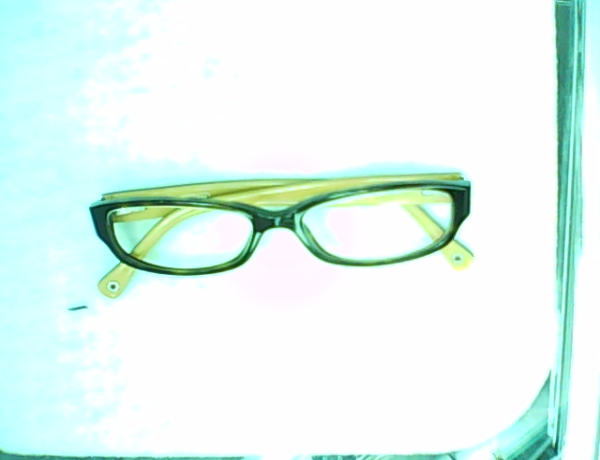
#> input picture Images/02384fec05b883d09b4d8ac0a8dc154e.png, 600 x 460 px
$ python object_size.py --image Images/02384fec05b883d09b4d8ac0a8dc154e.png   (older library calls are emulated)
#> lines starting #> are read from the running program, lines starting #| are printed output that depends on the picture; after the words box and inside, x2 and y2 are one past the last pixel; in counts of white or black regions, pixels touching at a corner belong together
#> further down, image is the input picture: shape (460, 600, 3); mean B, G, R 241.5, 246.5, 227.9
# USAGE
# python object_size.py --image images/example_01.png --width 0.955
# python object_size.py --image images/example_02.png --width 0.955
# python object_size.py --image images/example_03.png --width 3.5
# python object_size.py --image images/img2.png --width 3.5
# python object_size.py --image Images/img01.png

import sys

sys.path.append('/usr/local/lib/python2.7/site-packages')

# import the necessary packages
from scipy.spatial import distance as dist
from imutils import perspective
from imutils import contours
import numpy as np
import argparse
import imutils
import cv2
import json

def midpoint(ptA, ptB):
	return ((ptA[0] + ptB[0]) * 0.5, (ptA[1] + ptB[1]) * 0.5)

def imgDimensionGen(image, name):
#> called with name = '/02384fec05b883d09b4d8ac0a8dc154e.png'
	gray = cv2.cvtColor(image, cv2.COLOR_BGR2GRAY)
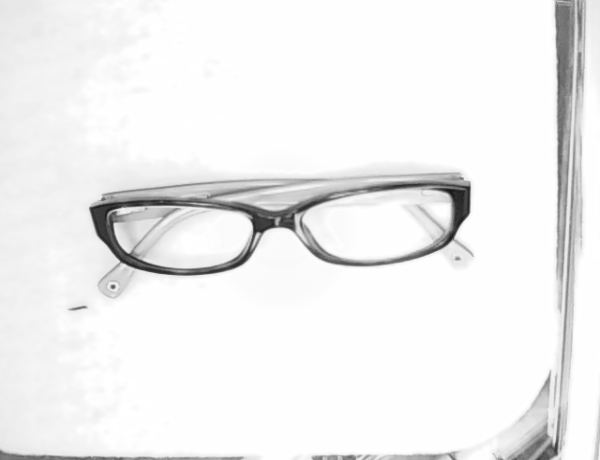
#> gray: shape (460, 600); min 20, max 255, mean 240.2
	gray = cv2.GaussianBlur(gray, (7, 7), 0)

	# perform edge detection, then perform a dilation + erosion to
	# close gaps in between object edges
	edged = cv2.Canny(gray, 50, 100)
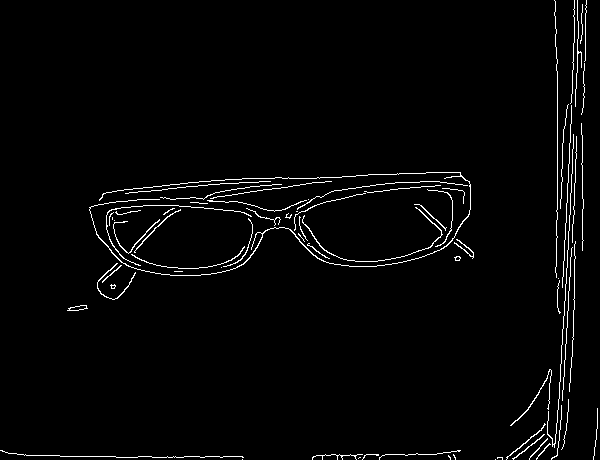
#> edged: shape (460, 600); 2.3% white in thin lines or dots
	edged = cv2.dilate(edged, None, iterations=1)
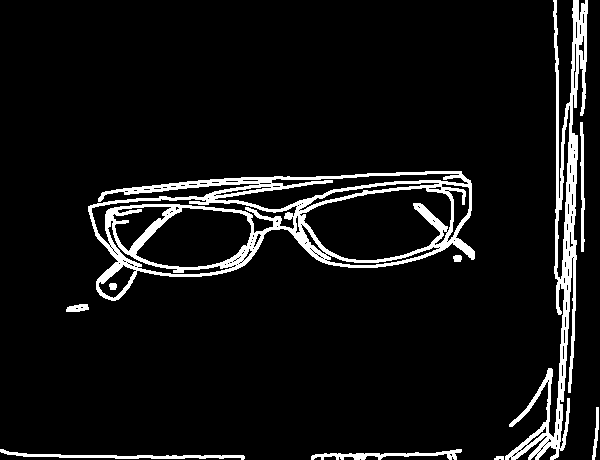
#> edged: shape (460, 600); 7.4% white; 10 white regions, largest, box (x1, y1, x2, y2) and area: (88, 171, 475, 301) 11185, (505, 0, 588, 460) 6969, (0, 449, 245, 460) 780
	edged = cv2.erode(edged, None, iterations=1)
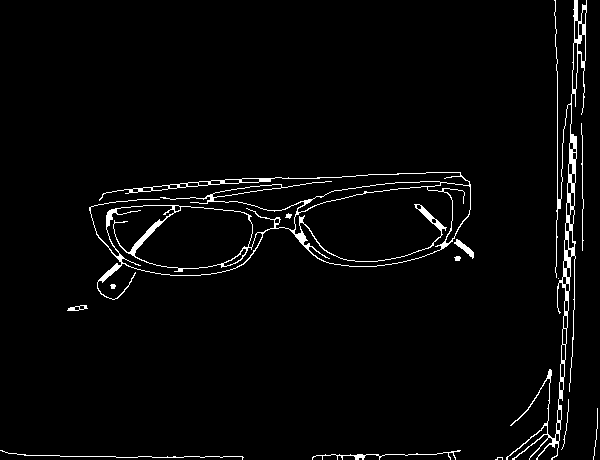
#> edged: shape (460, 600); 2.9% white in thin lines or dots

	# find contours in the edge map
	cnts = cv2.findContours(edged.copy(), cv2.RETR_EXTERNAL,
	cv2.CHAIN_APPROX_SIMPLE)
#> cnts = 14 contours, 9 with area under 20; largest, box (x1, y1, x2, y2) and area: (89, 172, 471, 300) 21869, (506, 0, 587, 460) 2606, (454, 239, 474, 259) 104, (312, 450, 461, 460) 64, (67, 305, 88, 311) 62
	cnts = cnts[0] if imutils.is_cv2() else cnts[1]

	# sort the contours from left-to-right and initialize the
	# 'pixels per metric' calibration variable
	(cnts, _) = contours.sort_contours(cnts)
	pixelsPerMetric = None

	# loop over the contours individually
	for c in cnts:
		# if the contour is not sufficiently large, ignore it
		if cv2.contourArea(c) < 100:
			continue

		# compute the rotated bounding box of the contour
		orig = image.copy()
		box = cv2.minAreaRect(c)
		box = cv2.cv.BoxPoints(box) if imutils.is_cv2() else cv2.boxPoints(box)
		box = np.array(box, dtype="int")

		# order the points in the contour such that they appear
		# in top-left, top-right, bottom-right, and bottom-left
		# order, then draw the outline of the rotated bounding
		# box
		box = perspective.order_points(box)
		cv2.drawContours(orig, [box.astype("int")], -1, (0, 255, 0), 2)

		# loop over the original points and draw them
		for (x, y) in box:
			cv2.circle(orig, (int(x), int(y)), 5, (0, 0, 255), -1)

			# unpack the ordered bounding box, then compute the midpoint
			# between the top-left and top-right coordinates, followed by
			# the midpoint between bottom-left and bottom-right coordinates
			(tl, tr, br, bl) = box
			(tltrX, tltrY) = midpoint(tl, tr)
			(blbrX, blbrY) = midpoint(bl, br)

			# compute the midpoint between the top-left and top-right points,
			# followed by the midpoint between the top-righ and bottom-right
			(tlblX, tlblY) = midpoint(tl, bl)
			(trbrX, trbrY) = midpoint(tr, br)

			# draw the midpoints on the image
			cv2.circle(orig, (int(tltrX), int(tltrY)), 5, (255, 0, 0), -1)
			cv2.circle(orig, (int(blbrX), int(blbrY)), 5, (255, 0, 0), -1)
			cv2.circle(orig, (int(tlblX), int(tlblY)), 5, (255, 0, 0), -1)
			cv2.circle(orig, (int(trbrX), int(trbrY)), 5, (255, 0, 0), -1)

			# draw lines between the midpoints
			cv2.line(orig, (int(tltrX), int(tltrY)), (int(blbrX), int(blbrY)),
			(255, 0, 255), 2)
			cv2.line(orig, (int(tlblX), int(tlblY)), (int(trbrX), int(trbrY)),
			(255, 0, 255), 2)

			# compute the Euclidean distance between the midpoints
			dA = dist.euclidean((tltrX, tltrY), (blbrX, blbrY))
			dB = dist.euclidean((tlblX, tlblY), (trbrX, trbrY))

			# if the pixels per metric has not been initialized, then
			# compute it as the ratio of pixels to supplied metric
			# (in this case, inches)
			if pixelsPerMetric is None:
				pixelsPerMetric = 78

				# compute the size of the object
				dimA = round(dA / pixelsPerMetric, 2)
				dimB = round (dB /pixelsPerMetric, 2)

				# draw the object sizes on the image
				cv2.putText(orig, "{:.1f}in".format(dimA),
				(int(tltrX - 15), int(tltrY - 10)), cv2.FONT_HERSHEY_SIMPLEX,
				0.65, (255, 255, 255), 2)
				cv2.putText(orig, "{:.1f}in".format(dimB),
				(int(trbrX + 10), int(trbrY)), cv2.FONT_HERSHEY_SIMPLEX,
				0.65, (255, 255, 255), 2)

				# show the output image
				#cv2.imshow("Image", orig)
				#cv2.waitKey(0)
				imgDir = "ProcessedImage/"
				imgLoc = imgDir+name
				cv2.imwrite(imgLoc,orig)

				#export image dimension
				dimData = {
				'length': dimA,
				'width': dimB
				}
				jData = json.dumps (dimData)
				return (jData)
#> this loop made 3 passes
#> box on pass 3: [[85, 193], [465, 146], [478, 253], [98, 300]]
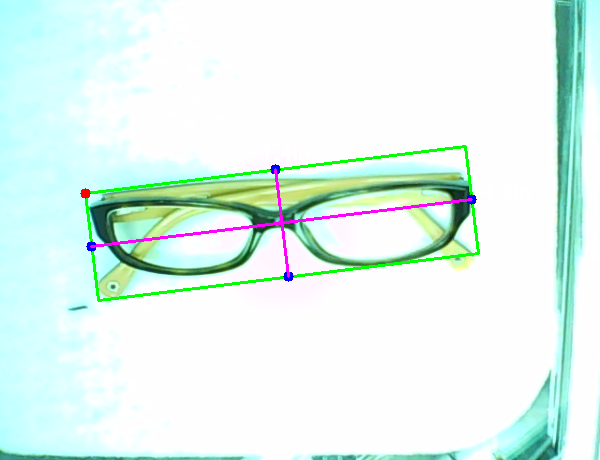
#> orig: shape (460, 600, 3); mean B, G, R 239.2, 245.1, 225.8
#> after the loop, dimA = 1.38; dimB = 4.91; dimData = {'length': 1.38, 'width': 4.91}; imgDir = 'ProcessedImage/'; jData = '{"length": 1.38, "width": 4.91}'; pixelsPerMetric = 78

# construct the argument parse and parse the arguments
ap = argparse.ArgumentParser()
ap.add_argument("-i", "--image", required=True,
help="path to the input image")
args = vars(ap.parse_args())

# load the image, convert it to grayscale, and blur it slightly
image = cv2.imread(args["image"])
name = str(args["image"])
upName = name.replace('Images','')
print (imgDimensionGen(image, upName))
#| {"length": 1.38, "width": 4.91}

$ run again, on Images/16f28e03428946beeda60d3cc8ddda30.png
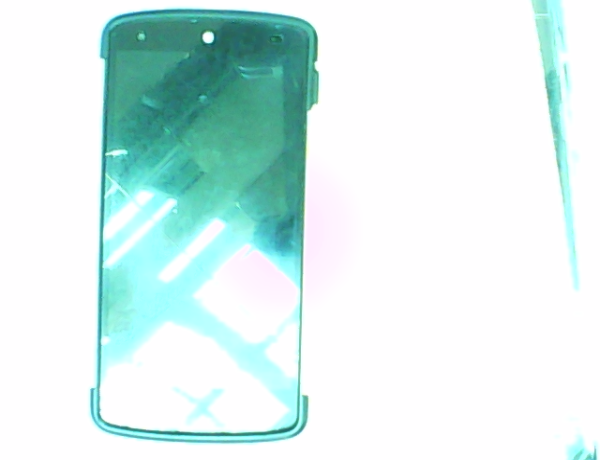
#> input picture Images/16f28e03428946beeda60d3cc8ddda30.png, 600 x 460 px
#> image is the input picture: shape (460, 600, 3); mean B, G, R 236.4, 238.2, 216.1
#> in imgDimensionGen, `edged = cv2.erode(edged, None, iterations=1)`:
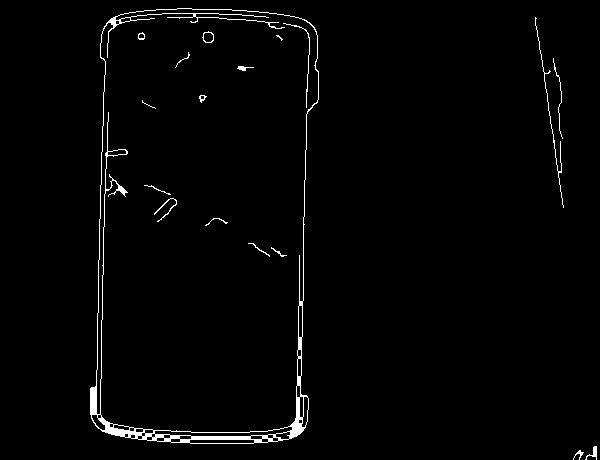
#> edged: shape (460, 600); 1.8% white; 18 white regions (2 under 20 px)
#> cnts = 5 contours, 3 with area under 20; largest, box (x1, y1, x2, y2) and area: (90, 8, 319, 444) 88680, (585, 446, 597, 460) 35
#> the loop in imgDimensionGen, `for c in cnts:` made 1 pass
#> box on pass 1: [[101, 5], [320, 11], [307, 446], [88, 440]]
#> pass 1, in imgDimensionGen, `cv2.imwrite(imgLoc,orig)`:
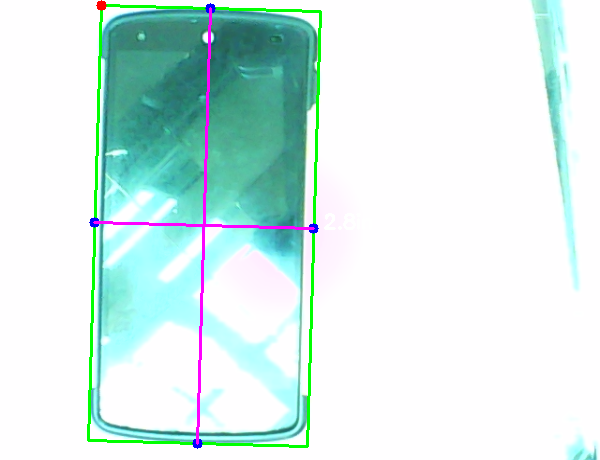
#> saved as 16f28e03428946beeda60d3cc8ddda30.png: shape (460, 600, 3); mean B, G, R 233.2, 236.5, 213.3
#> after the loop in imgDimensionGen, `for c in cnts:`: dimA = 5.58; dimB = 2.81; dimData = {'length': 5.58, 'width': 2.81}; imgDir = 'ProcessedImage/'; jData = '{"length": 5.58, "width": 2.81}'; pixelsPerMetric = 78
#| {"length": 5.58, "width": 2.81}
